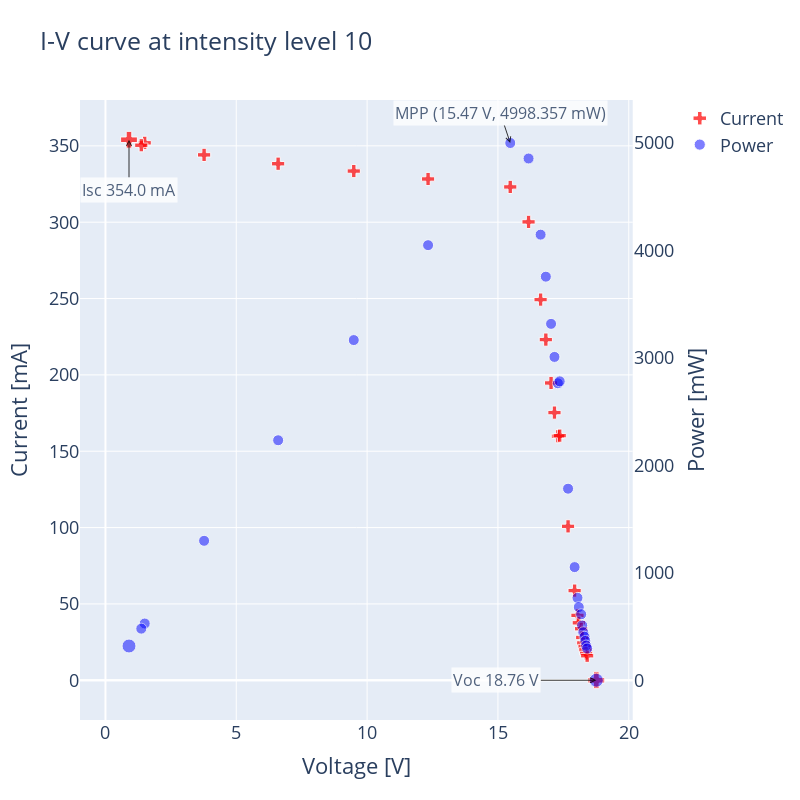

Notebook cell for this chart:
### Code cell
intensity = 10
dfi = df[df['intensity_level'] == intensity]
# Marker size 13 if Voc or Isc, 11 otherwise
dfi['marker_size'] = dfi['voc_or_isc'].apply(lambda x: 14 if x in [1, 2] else 11) 


max_power_row = dfi[dfi['Power'] == dfi['Power'].max()]

# Using plotly, plot the data with the following specifications:
# A scatter plot with X-axis being voltage, left y-axis being current, and right y-axis being power. 
# Use the dfi dataframe.
# Make the title IV-PV curve at intensity level 3
# Make the x-axis title Voltage (V)
# Make the left y-axis title Current (A)
# Make the right y-axis title Power (W)
# Make the width and height of the plot 800x800
# Current-Voltage datapoint markers should be red
# Power-Voltage datapoint markers should be blue
# The first and last datapoints of the current-voltage curve should be green and 2 sizes bigger


fig = sp.make_subplots(specs=[[{"secondary_y": True}]])
fig.add_trace(go.Scatter(x=dfi['voltage'], y=dfi['current'], mode='markers', name='Current', marker=dict(color='red', size=dfi['marker_size'], symbol='cross')), secondary_y=False)
fig.add_trace(go.Scatter(x=dfi['voltage'], y=dfi['Power'], mode='markers', name='Power', marker=dict(color='blue', size=dfi['marker_size'], opacity=0.5)), secondary_y=True)
fig.update_layout(title=f'I-V curve at intensity level {intensity}', xaxis_title='Voltage [V]', yaxis_title='Current [mA]', yaxis2_title='Power [mW]')
fig.update_layout(width=800, height=800)
# Increase font/text size
fig.update_layout(font=dict(size=18))
# Annotation for first and last datapoint
fig.add_annotation(
    x=dfi['voltage'].iloc[0], y=dfi['current'].iloc[0],
    yref='y',
    ax=0, ay=50,
    text=f"Isc {dfi['current'].iloc[0]} mA",
    showarrow=True,
    arrowhead=5,
    arrowsize=1,
    arrowwidth=1,
    arrowcolor='black',
    bgcolor='white',
    opacity=0.8,
    font=dict(size=16),
)
fig.add_annotation(
    x=dfi['voltage'].iloc[-1], y=dfi['current'].iloc[-1],
    ax=-100, ay=0,
    yref='y',
    text=f"Voc {dfi['voltage'].iloc[-1]} V",
    showarrow=True,
    arrowhead=5,
    arrowsize=1,
    arrowwidth=1,
    arrowcolor='black',
    bgcolor='white',
    opacity=0.8,
    font=dict(size=16),
)
# Add annotation for the point of maximum power
fig.add_annotation(
    x=max_power_row['voltage'].iloc[0], y=max_power_row['Power'].iloc[0],
    yref='y2',
    text=f"MPP\n({max_power_row['voltage'].iloc[0]} V, {max_power_row['Power'].iloc[0]} mW)",
    showarrow=True,
    arrowhead=5,
    arrowsize=1,
    arrowwidth=1,
    arrowcolor='black',  # You can choose a different color
    bgcolor='white',
    opacity=0.8,
    font=dict(size=16),
)
fig['layout']['yaxis2']['showgrid'] = False
fig.show()
fig.write_html(f'./plots/IV_curve{intensity}.html')
fig.write_image(f'./plots/IV_curve{intensity}.png')

### Figure 1 — Plotly figure (JSON) as saved in the notebook; plotly's stock layout.template omitted (floating-point values rounded to 4 significant figures)
{"data": [{"marker": {"color": "red", "size": [14, 11, 11, 11, 11, 11, 11, 11, 11, 11, 11, 11, 11, 11, 11, 11, 11, 11, 11, 11, 11, 11, 11, 11, 11, 11, 14], "symbol": "cross"}, "mode": "markers", "name": "Current", "type": "scatter", "x": [0.9, 1.5, 1.37, 3.77, 6.6, 9.49, 12.33, 15.47, 16.17, 16.63, 16.83, 17.03, 17.16, 17.29, 17.36, 17.68, 17.93, 18.04, 18.09, 18.18, 18.22, 18.26, 18.31, 18.34, 18.37, 18.41, 18.76], "xaxis": "x", "y": [354, 352, 350.4, 344.1, 338.3, 333.5, 328.3, 323.1, 300.2, 249.3, 223.1, 194.7, 175.3, 159.8, 160.2, 100.8, 58.7, 42.5, 37.63, 33.76, 28.01, 24.43, 22.1, 19.93, 17.55, 16.06, 0], "yaxis": "y"}, {"marker": {"color": "blue", "opacity": 0.5, "size": [14, 11, 11, 11, 11, 11, 11, 11, 11, 11, 11, 11, 11, 11, 11, 11, 11, 11, 11, 11, 11, 11, 11, 11, 11, 11, 14]}, "mode": "markers", "name": "Power", "type": "scatter", "x": [0.9, 1.5, 1.37, 3.77, 6.6, 9.49, 12.33, 15.47, 16.17, 16.63, 16.83, 17.03, 17.16, 17.29, 17.36, 17.68, 17.93, 18.04, 18.09, 18.18, 18.22, 18.26, 18.31, 18.34, 18.37, 18.41, 18.76], "xaxis": "x", "y": [318.6, 528, 480.0, 1297.0, 2233.0, 3165.0, 4048.0, 4998.0, 4854.0, 4146.0, 3755.0, 3316.0, 3008.0, 2763.0, 2781.0, 1782.0, 1052.0, 766.7, 680.7, 613.8, 510.3, 446.1, 404.7, 365.5, 322.4, 295.7, 0], "yaxis": "y2"}], "layout": {"annotations": [{"arrowcolor": "black", "arrowhead": 5, "arrowsize": 1, "arrowwidth": 1, "ax": 0, "ay": 50, "bgcolor": "white", "font": {"size": 16}, "opacity": 0.8, "showarrow": true, "text": "Isc 354.0 mA", "x": 0.9, "y": 354, "yref": "y"}, {"arrowcolor": "black", "arrowhead": 5, "arrowsize": 1, "arrowwidth": 1, "ax": -100, "ay": 0, "bgcolor": "white", "font": {"size": 16}, "opacity": 0.8, "showarrow": true, "text": "Voc 18.76 V", "x": 18.76, "y": 0, "yref": "y"}, {"arrowcolor": "black", "arrowhead": 5, "arrowsize": 1, "arrowwidth": 1, "bgcolor": "white", "font": {"size": 16}, "opacity": 0.8, "showarrow": true, "text": "MPP\n(15.47 V, 4998.357 mW)", "x": 15.47, "y": 4998.0, "yref": "y2"}], "font": {"size": 18}, "height": 800, "title": {"text": "I-V curve at intensity level 10"}, "width": 800, "xaxis": {"anchor": "y", "domain": [0, 0.94], "title": {"text": "Voltage [V]"}}, "yaxis": {"anchor": "x", "domain": [0, 1], "title": {"text": "Current [mA]"}}, "yaxis2": {"anchor": "x", "overlaying": "y", "showgrid": false, "side": "right", "title": {"text": "Power [mW]"}}}}
